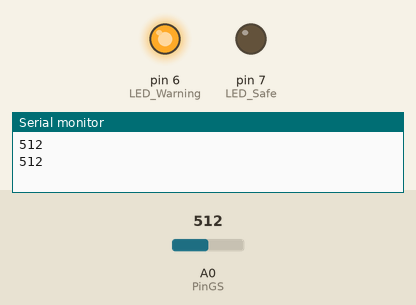
A sketch run on a simulated Arduino Uno, built with avr-gcc and run on an emulated ATmega328P. Shown: output pins drawn as LEDs (lit = HIGH), the last lines printed to the serial monitor. The inputs (shaded band) are chosen by the test bench; at power-on: A0 (PinGS) = 512.

Above: at 2.8 s.
2.9 s: A0 (PinGS) set to 157
5.6 s: A0 (PinGS) set to 135
At 6.6 s:
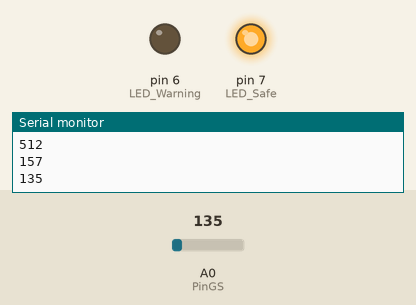
8.3 s: A0 (PinGS) set to 160
At 10.8 s:
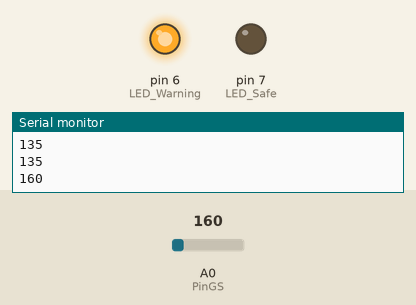
11.5 s: A0 (PinGS) set to 140
At 12.4 s:
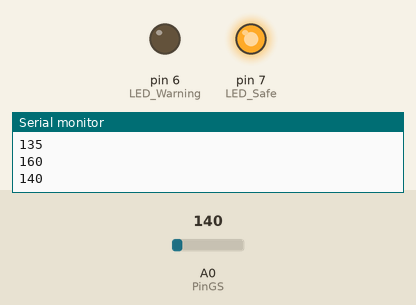
Timing chart, 0 to 14.5 s (numbered marks = the images above; inputs shaded):
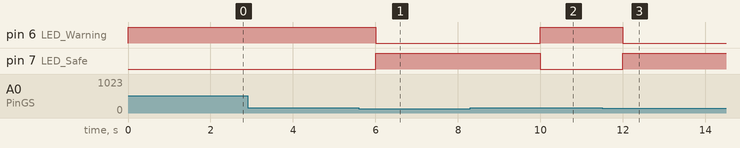

Measured:
- the behaviour switches between 151 and 150 on A0 (PinGS) (found by bisection; images 0 and 1)
- after the input at 5.6 s, pin 6 (LED_Warning): HIGH → LOW after 0.40 s; pin 7 (LED_Safe): LOW → HIGH after 0.40 s
- after the input at 8.3 s, pin 6 (LED_Warning): LOW → HIGH after 1.7 s; pin 7 (LED_Safe): HIGH → LOW after 1.7 s
- after the input at 11.5 s, pin 6 (LED_Warning): HIGH → LOW after 0.50 s; pin 7 (LED_Safe): LOW → HIGH after 0.50 s

The sketch:

sketch_oct28a.ino
```cpp
int const PinGS = A0;
int LED_Safe = 7;
int LED_Warning = 6;

void setup() {
  Serial.begin(9600);
  pinMode(LED_Safe, OUTPUT);
  pinMode(LED_Warning, OUTPUT);
  pinMode(PinGS, INPUT);
}

void loop() {
  int value = analogRead(PinGS);
  Serial.println(value);
  if (value > 150) {
    digitalWrite(LED_Safe, LOW);
    digitalWrite(LED_Warning, HIGH);
    delay(1000);
  } else {
    digitalWrite(LED_Safe, HIGH);
    digitalWrite(LED_Warning, LOW);
    delay(1000);
  }
  delay(1000);
}
```
